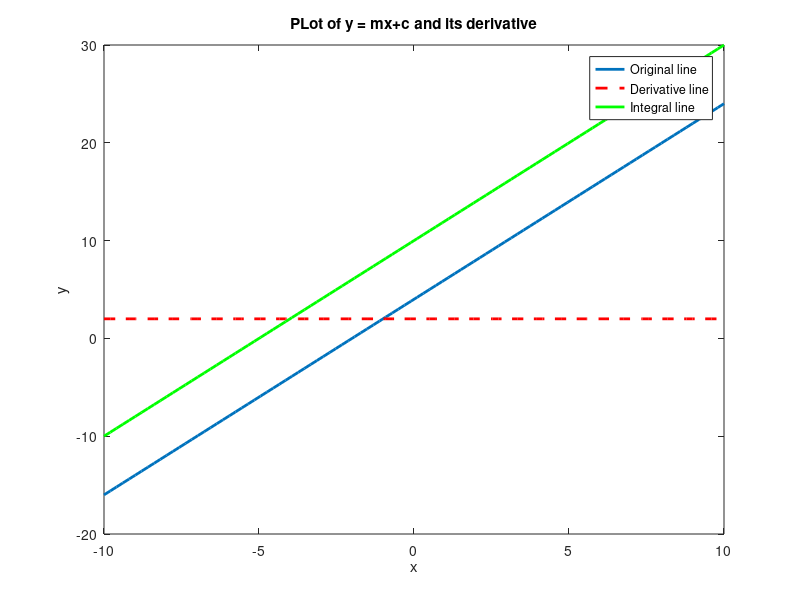

The MATLAB source for this figure:
% RIshabh DHawad
% define slope and intercept
m = 2;
c = 4;
% gerating x values for the line
x = linspace(-10, 10, 100);
% calculating y values 
y = m*x + c ;
% differentiation y with respect to x
dy_dx = m * ones(size(x));
% integrate y with respect to x
K = 10 ;
int_y = m * x + K ;
% Rishabh Dhawad
% plotting the original line and its derivative & integral
plot(x, y, 'LineWidth', 2);
hold on;
plot(x, dy_dx, 'r--', 'LineWidth', 2);
plot(x, int_y, 'g', 'LineWidth', 2);
xlabel('x');
ylabel('y');
legend('Original line', 'Derivative line', 'Integral line');
title('PLot of y = mx+c and its derivative');